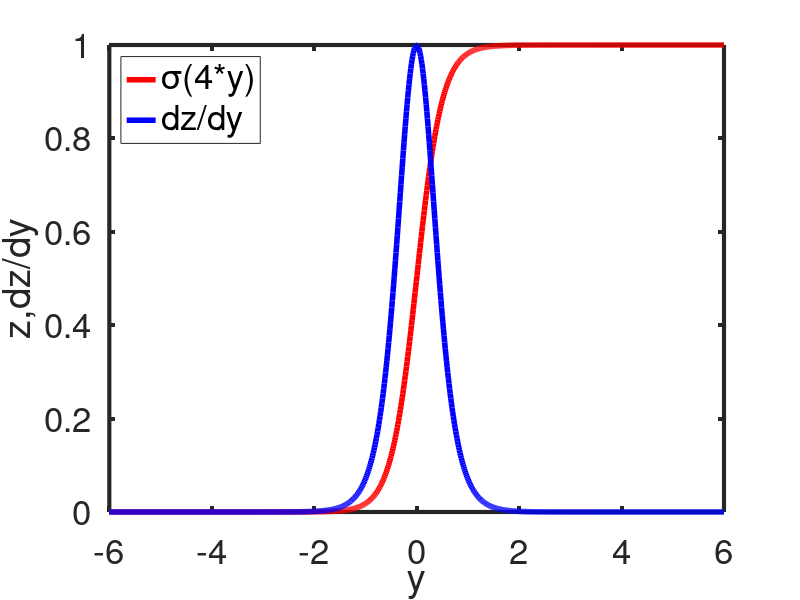

Write the MATLAB code that produced this figure.
clc
clear
close all

fig=figure;
x=linspace(-6,6,1000);

y1=1./(1+exp(-4*x));

y2=4*y1.*(1-y1);

plot(x,y1,'-','color','r','linewidth',4);hold on;
plot(x,y2,'-','color','b','linewidth',4);
set(gca,'color','none')
set(gca,'fontsize',25,'linewidth',3);
ylabel("z,dz/dy");xlabel('y');

legend({'\sigma(4*y)','dz/dy'},'fontsize',25,'location','northwest')